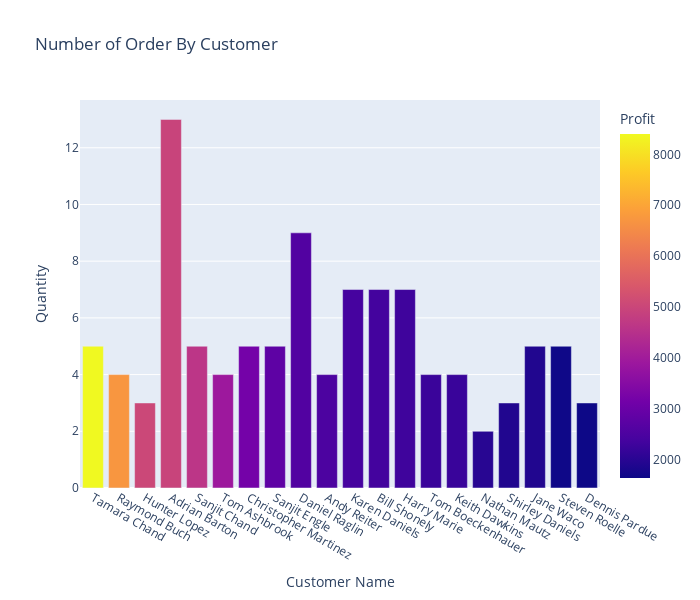

The notebook cell saved with this chart:
### Code cell
fig =px.bar(csv.head(20),x='Customer Name',y='Quantity',color='Profit',hover_data=['Discount','Category'],width=700,height=600,title="Number of Order By Customer")
fig.show()

### Figure 1 — Plotly figure (JSON) as saved in the notebook; plotly's stock layout.template omitted (floating-point values rounded to 4 significant figures)
{"data": [{"alignmentgroup": "True", "customdata": [[0, "Technology"], [0, "Technology"], [0, "Technology"], [0, "Office Supplies"], [0, "Office Supplies"], [0.2, "Technology"], [0, "Office Supplies"], [0, "Technology"], [0, "Technology"], [0, "Office Supplies"], [0, "Technology"], [0, "Technology"], [0, "Technology"], [0, "Technology"], [0, "Technology"], [0, "Technology"], [0, "Office Supplies"], [0.2, "Office Supplies"], [0, "Technology"], [0.2, "Office Supplies"]], "hovertemplate": "Customer Name=%{x}<br>Quantity=%{y}<br>Discount=%{customdata[0]}<br>Category=%{customdata[1]}<br>Profit=%{marker.color}<extra></extra>", "legendgroup": "", "marker": {"color": [8400.0, 6720.0, 5040.0, 4946.0, 4630.0, 3920.0, 3177.0, 2800.0, 2592.0, 2504.0, 2401.0, 2366.0, 2303.0, 2240.0, 2229.0, 1996.0, 1906.0, 1906.0, 1668.0, 1644.0], "coloraxis": "coloraxis", "pattern": {"shape": ""}}, "name": "", "offsetgroup": "", "orientation": "v", "showlegend": false, "textposition": "auto", "type": "bar", "x": ["Tamara Chand", "Raymond Buch", "Hunter Lopez", "Adrian Barton", "Sanjit Chand", "Tom Ashbrook", "Christopher Martinez", "Sanjit Engle", "Daniel Raglin", "Andy Reiter", "Karen Daniels", "Bill Shonely", "Harry Marie", "Tom Boeckenhauer", "Keith Dawkins", "Nathan Mautz", "Shirley Daniels", "Jane Waco", "Steven Roelle", "Dennis Pardue"], "xaxis": "x", "y": [5, 4, 3, 13, 5, 4, 5, 5, 9, 4, 7, 7, 7, 4, 4, 2, 3, 5, 5, 3], "yaxis": "y"}], "layout": {"barmode": "relative", "coloraxis": {"colorbar": {"title": {"text": "Profit"}}, "colorscale": [[0, "#0d0887"], [0.1111, "#46039f"], [0.2222, "#7201a8"], [0.3333, "#9c179e"], [0.4444, "#bd3786"], [0.5556, "#d8576b"], [0.6667, "#ed7953"], [0.7778, "#fb9f3a"], [0.8889, "#fdca26"], [1, "#f0f921"]]}, "height": 600, "legend": {"tracegroupgap": 0}, "title": {"text": "Number of Order By Customer"}, "width": 700, "xaxis": {"anchor": "y", "autorange": true, "domain": [0, 1], "range": [-0.5, 19.5], "title": {"text": "Customer Name"}, "type": "category"}, "yaxis": {"anchor": "x", "autorange": true, "domain": [0, 1], "range": [0, 13.68], "title": {"text": "Quantity"}, "type": "linear"}}}
